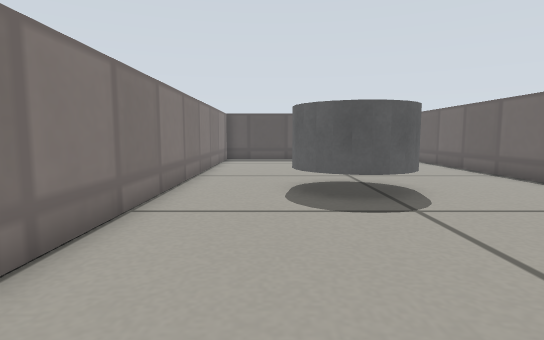
View 1 (above)

15 first-person views from a walk through a Gazebo world. The camera is 0.26 m above the floor, tilts 6° down and sees 80° across. The floor is counted in squares, 0.2 m on a side. Each view is taken from the middle of a square. On the plan, view 1 faces up. The plan holds only what a view shows up to about 14 squares ahead; the rest is blank. Gazebo's built-in surfaces are drawn with simple patterns.

View 2
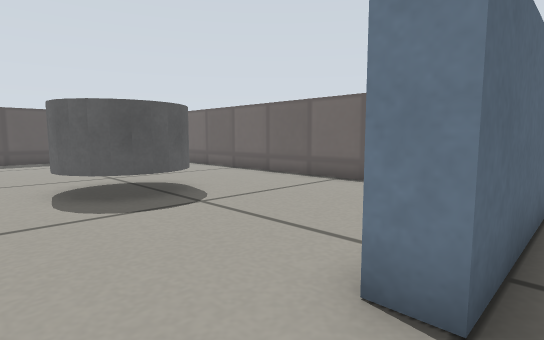

View 3
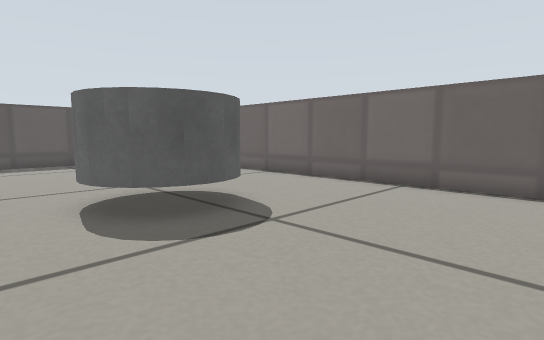

View 4
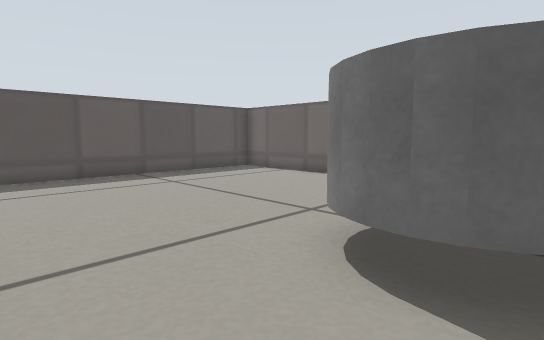

View 5
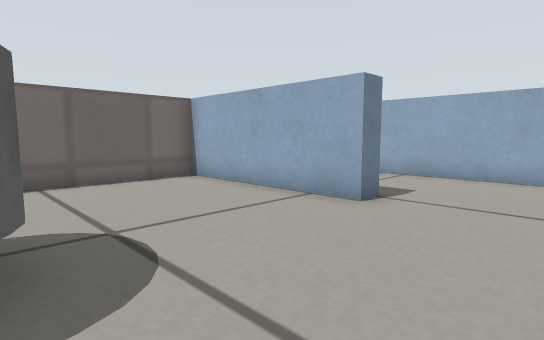

View 6
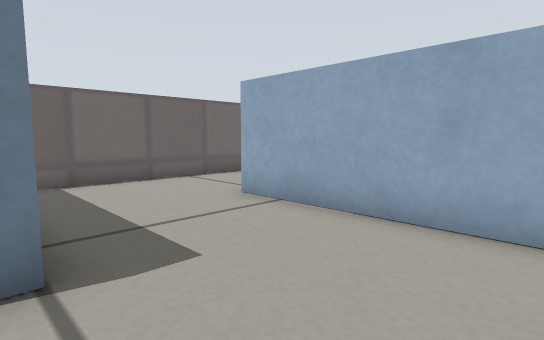

View 7
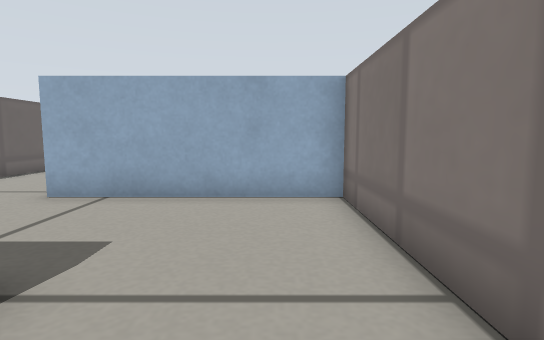

View 8
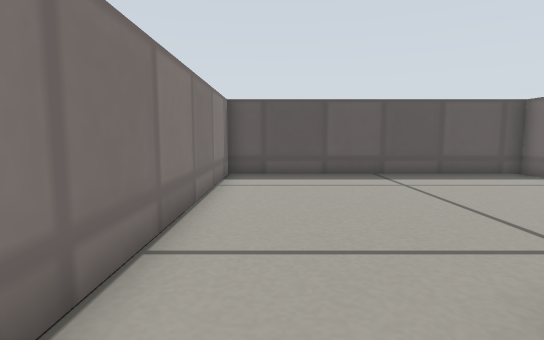

View 9
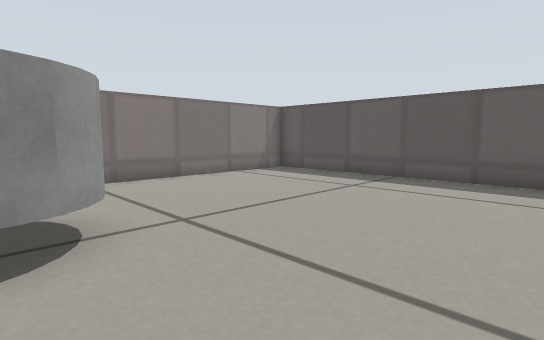

View 10
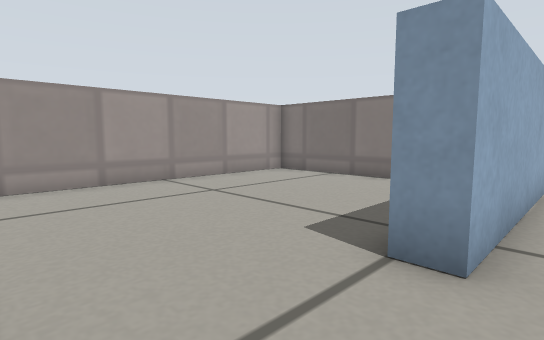

View 11
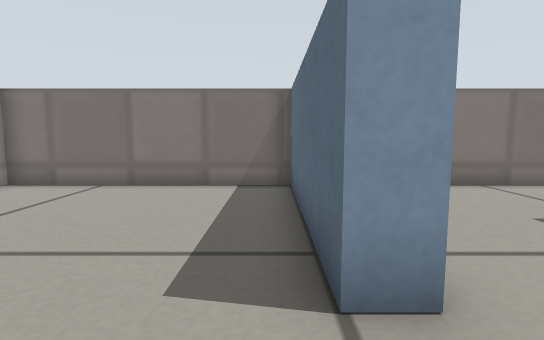

View 12
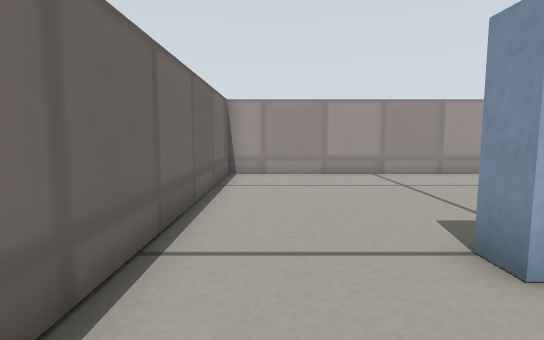

View 13
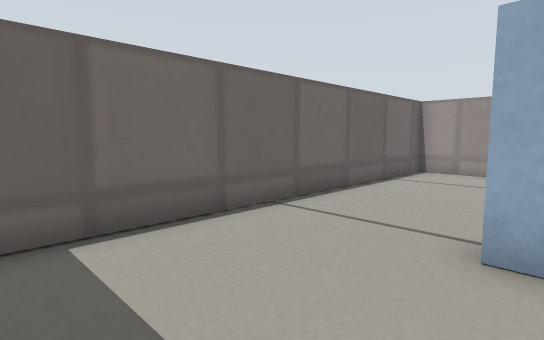

View 14
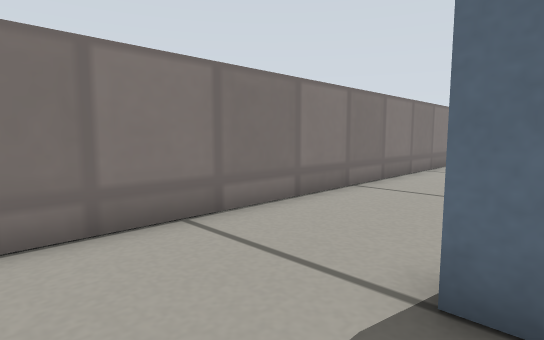

View 15
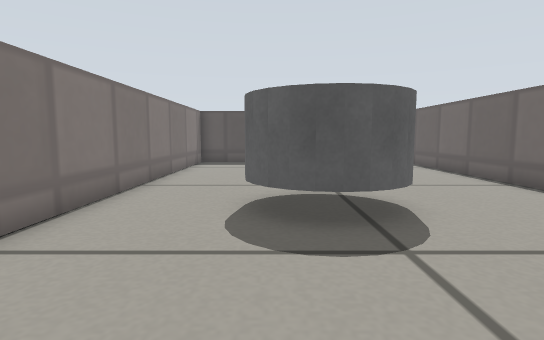

### Floor plan
Points are (right, up) in squares from view 1. A wall is a line through its corners. A room is listed if a view was taken in it or the views show most of it. See-through windows are left out.
Room 1 (views 1, 2, 6, 13, 14)
walls: (-2.5, 1.4) (-2.5, -3.8) (3.7, -3.8); (3.5, 0.5) (1.3, 0.5) (1.3, 1.2)
ways out: opening at (-0.5, 1) to room 2; opening at (2.5, -1.5) to room 3
Room 2 (views 3, 4, 5, 7, 8, 9, 15)
walls: (1.3, 1.2) (7.5, 1.2) (7.5, 18) (-2.5, 18) (-2.5, 1.4)
ways out: opening at (-0.5, 1) to room 1
objects: grey cylinder (1, 7) to (3, 9)
Room 3 (views 10, 12)
walls: (5.2, 0.5) (3.5, 0.5); (7.5, -3.5) (7.5, -0.3)
ways out: opening at (2.5, -1.5) to room 1; opening at (5.5, -4) to room 4
Room 4 (view 11)
walls: (3.7, -3.8) (3.7, -4.5) (-2.5, -4.5) (-2.5, -12) (7.5, -12) (7.5, -3.5)
ways out: opening at (5.5, -4) to room 3

Where each view was taken, in squares from view 1:
view 1: 0 up, 0 right, facing up
view 2: 0 up, 1 left, facing up-right
view 3: 2 up, 1 left, facing up-right
view 4: 7 up, 2 left, facing up-right
view 5: 7 up, 2 left, facing down-right
view 6: 1 up, 2 left, facing down-right
view 7: 3 up, 1 left, facing down
view 8: 7 up, 1 left, facing up
view 9: 8 up, 7 right, facing up-left
view 10: 3 down, 7 right, facing down-left
view 11: 5 down, 6 right, facing left
view 12: 1 down, 6 right, facing down
view 13: 0 up, 3 right, facing down-right
view 14: 2 down, 2 right, facing up-left
view 15: 2 up, 1 right, facing up
